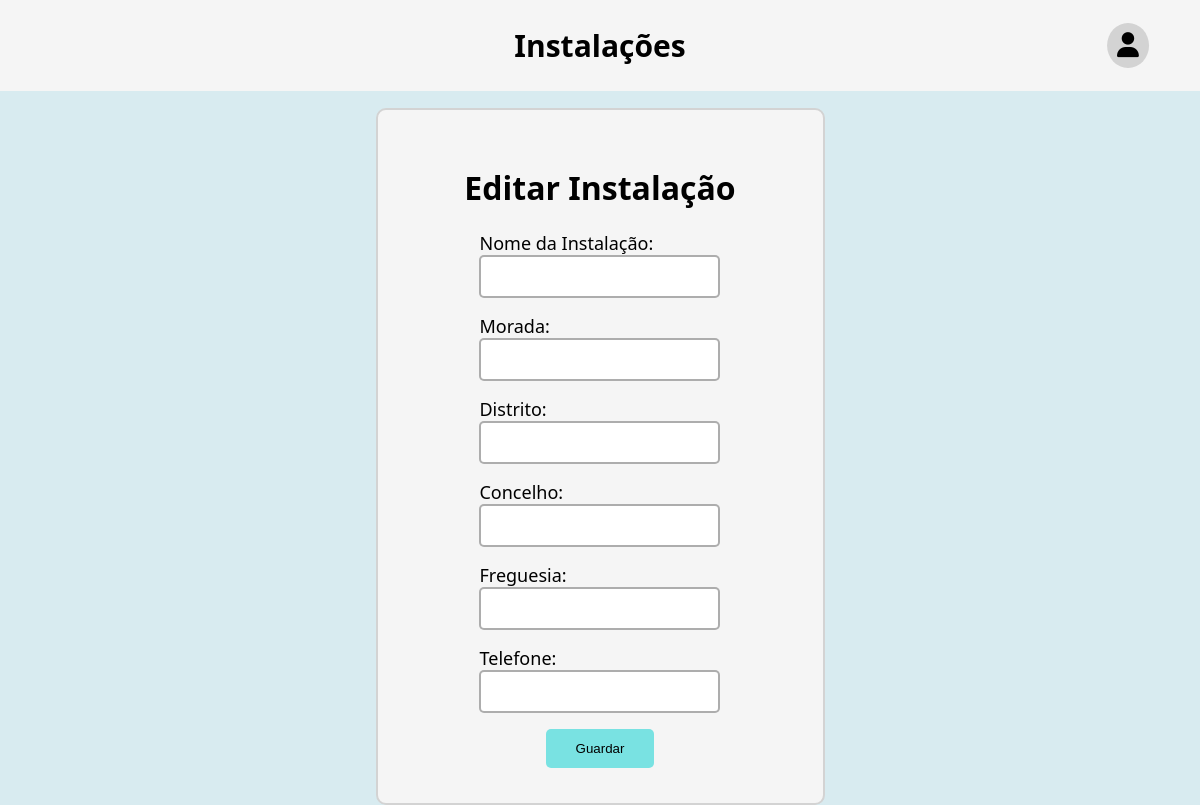
Before: /editinstalacao?instalacao=54 (signed in) with the older database file.
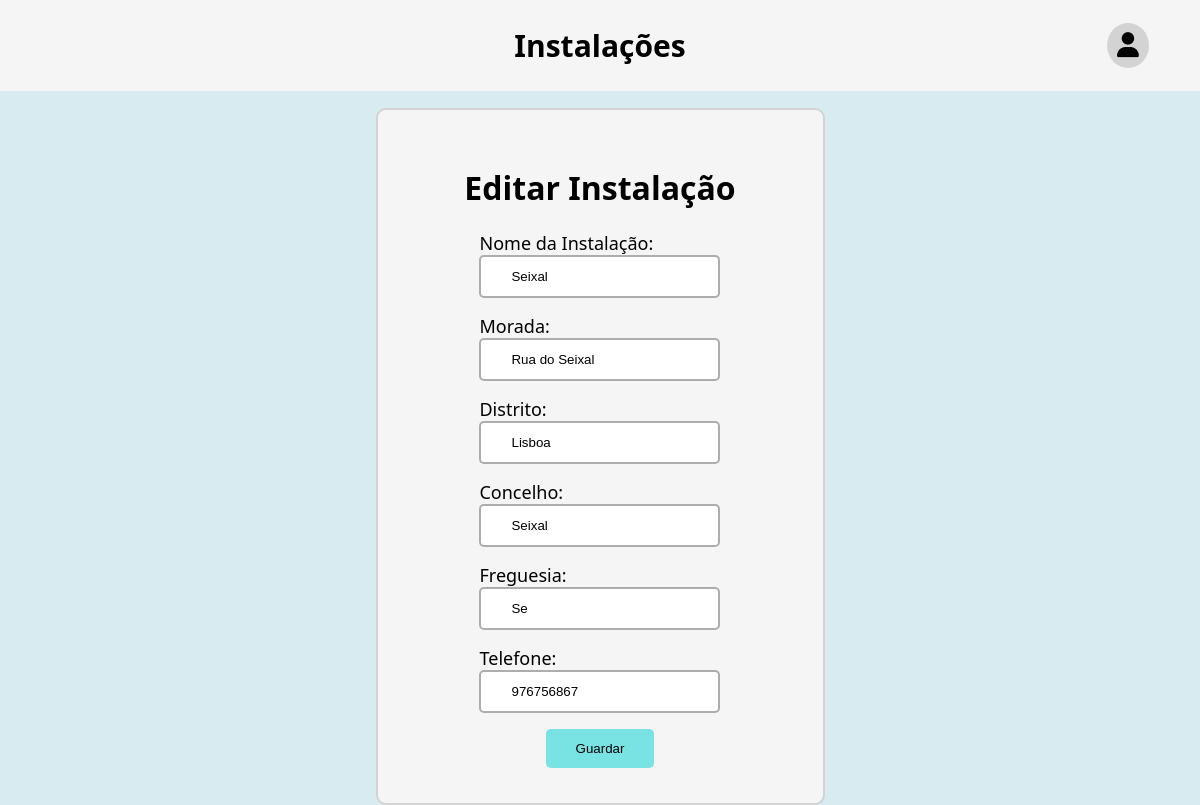
After: the same page with the newer database file.
### formularioInstituicoes/models.py (models this page shows, shortened)
class Instalacao(models.Model):
    entidade = models.ForeignKey(Entidade, on_delete=models.CASCADE, related_name='instalacoes')
    nome = models.CharField(max_length=100, blank=True, null=True)
    morada = models.CharField(max_length=100, blank=True, null=True)
    distrito = models.CharField(max_length=100, blank=True, null=True)
    concelho = models.CharField(max_length=100, blank=True, null=True)
    freguesia = models.CharField(max_length=100, blank=True, null=True)
    telefone = models.IntegerField(blank=True, null=True)
    email = models.EmailField(blank=True, null=True)
    submetido = models.BooleanField(blank=True, default=False)

### formularioInstituicoes/views.py (the view)
# urls.py: path('editinstalacao', views.editinstalacao_view),
@login_required
def editinstalacao_view(request):
    entidade = getEntidade(request)
    instalacao = Instalacao.objects.filter(id=request.GET["instalacao"]).first()
    if request.method == 'POST':
        editInstalacaoForm = FormInstalacoes(request.POST, instance=instalacao)
        editInstalacaoForm.save()
        return redirect('/instalacoes')
    editInstalacaoForm = FormInstalacoes(instance=instalacao)
    return render(request, 'editinstalacao.html',
                  {"instalacaoForm": editInstalacaoForm, 'entidadeLogada': entidade.nome})

### formularioInstituicoes/forms.py
class FormInstalacoes(ModelForm):
    class Meta:
        model = Instalacao
        fields = ['nome', 'morada', 'distrito', 'concelho', 'freguesia', 'telefone']
        labels = {'nome': "Nome da Instalação"}
    def __init__(self, *args, **kwargs):
        super(FormInstalacoes, self).__init__(*args, **kwargs)
        for field in self.fields.values():
            field.required = True

### formularioInstituicoes/views.py (called while the page is built)
def getEntidade(request) -> Entidade:
    if Entidade.objects.filter(user__id=request.user.id).first():
        return Entidade.objects.filter(user__id=request.user.id).first()
    else:
        return None

### formularioInstituicoes/templates/editinstalacao.html (shortened to what this page needs)
<!DOCTYPE html>
<html lang="en">
{% extends 'navigatorSemOpcoes.html' %}
{% load static %}
{% block titulo %}
    <h1>Instalações</h1>
{% endblock %}
{% block content %}
    <link rel="stylesheet" href="{% static 'css/editinstalacao.css' %}">
    <div class="editarea">
        <form method="post">
            <h1>Editar Instalação</h1>
            {{ instalacaoForm.as_p }}
            <input type="submit" value="Guardar">
        </form>
    </div>
{% endblock %}

### formularioInstituicoes/templates/navigatorSemOpcoes.html (shortened to what this page needs)
<!DOCTYPE html>
<html lang="pt">
{% load static %}
<head>
    <link rel="stylesheet" href="{% static 'css/navigatorInstalacoes.css' %}">
    <link rel="stylesheet" href="https://cdnjs.cloudflare.com/ajax/libs/font-awesome/6.5.2/css/all.min.css"/>
</head>
<body>
<nav>
    <div class="elem2">
        {% block titulo %}
        {% endblock %}
    </div>
    <div class="elem3">
        <h1><i class="fa-solid fa-user" onclick="toggleMenu()"></i></h1>
    </div>
</nav>
{% block content %}
{% endblock %}
</body>
</html>

### formularioInstituicoes/static/css/navigatorInstalacoes.css (style rules this page uses)
:root { --light-blue: #d8ebf0; --marine-blue: #79e2e2; --bs-font-sans-serif: system-ui, -apple-system, "Segoe UI", Roboto, "Helvetica Neue", Arial, "Noto Sans", "Liberation Sans", sans-serif, "Apple Color Emoji", "Segoe UI Emoji", "Segoe UI Symbol", "Noto Color Emoji"; }
body { font-family: var(--bs-font-sans-serif); background: var(--light-blue); }
nav { background: whitesmoke; padding: 0 5%; display: grid; place-items: center; grid-template-columns: 1fr 1fr 1fr; align-items: center; column-gap: 20%; justify-content: center; position: fixed; top: 0; left: 0; width: 90%; }
.elem2 { position: relative; font-size: 20px; white-space: nowrap; }
.elem3 { position: absolute; left: 94%; transform: translateX(-50%); font-size: 10px; white-space: nowrap; }
.elem3 h1 i { font-size: 25px; color: black; border-radius: 50%; padding: 10px; background: lightgray; cursor: pointer; }

### formularioInstituicoes/static/css/editinstalacao.css (style rules this page uses)
:root { --light-blue: #d8ebf0; --marine-blue: #79e2e2; --bs-font-sans-serif: system-ui, -apple-system, "Segoe UI", Roboto, "Helvetica Neue", Arial, "Noto Sans", "Liberation Sans", sans-serif, "Apple Color Emoji", "Segoe UI Emoji", "Segoe UI Symbol", "Noto Color Emoji"; }
body { font-family: var(--bs-font-sans-serif); }
.editarea { display: flex; color: inherit; text-decoration: none; border: 2px solid lightgrey; background: whitesmoke; padding: 35px; border-radius: 10px; width: 375px; min-height: 240px; top: 100px; position: relative; margin: auto; justify-content: center; }
.editarea p { display: grid; justify-content: center; }
input { padding: 12px 30px; border-radius: 5px; border: 0; transition: background-color 0.3s ease; margin: auto; }
input[type=submit] { display: flex; justify-content: center; background: var(--marine-blue); }
input[type="text"], input[type="number"], input[type="email"] { border: 2px solid rgba(0, 0, 0, 0.32); cursor: text; }
label { font-size: 18px; }

Changed rows visible on the page:
added Instalacao: nome "Seixal", morada "Rua do Seixal", distrito "Lisboa", concelho "Seixal", freguesia "Se", telefone "976756867"
